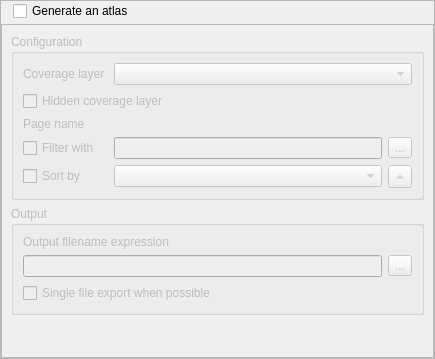
<?xml version="1.0" encoding="UTF-8"?>
<ui version="4.0">
 <class>AtlasCompositionWidgetBase</class>
 <widget class="QWidget" name="AtlasCompositionWidgetBase">
  <property name="geometry">
   <rect>
    <x>0</x>
    <y>0</y>
    <width>435</width>
    <height>359</height>
   </rect>
  </property>
  <property name="sizePolicy">
   <sizepolicy hsizetype="Expanding" vsizetype="Expanding">
    <horstretch>0</horstretch>
    <verstretch>0</verstretch>
   </sizepolicy>
  </property>
  <property name="windowTitle">
   <string>Atlas Generation</string>
  </property>
  <layout class="QVBoxLayout" name="verticalLayout">
   <property name="spacing">
    <number>0</number>
   </property>
   <property name="leftMargin">
    <number>0</number>
   </property>
   <property name="topMargin">
    <number>0</number>
   </property>
   <property name="rightMargin">
    <number>0</number>
   </property>
   <property name="bottomMargin">
    <number>0</number>
   </property>
   <item>
    <widget class="QFrame" name="verticalFrame">
     <property name="frameShape">
      <enum>QFrame::StyledPanel</enum>
     </property>
     <layout class="QGridLayout" name="gridLayout">
      <property name="leftMargin">
       <number>0</number>
      </property>
      <property name="topMargin">
       <number>0</number>
      </property>
      <property name="rightMargin">
       <number>0</number>
      </property>
      <property name="bottomMargin">
       <number>0</number>
      </property>
      <property name="horizontalSpacing">
       <number>0</number>
      </property>
      <property name="verticalSpacing">
       <number>3</number>
      </property>
      <item row="0" column="1">
       <widget class="QCheckBox" name="mUseAtlasCheckBox">
        <property name="text">
         <string>Generate an atlas</string>
        </property>
       </widget>
      </item>
      <item row="0" column="2">
       <spacer name="horizontalSpacer">
        <property name="orientation">
         <enum>Qt::Horizontal</enum>
        </property>
        <property name="sizeHint" stdset="0">
         <size>
          <width>40</width>
          <height>20</height>
         </size>
        </property>
       </spacer>
      </item>
      <item row="0" column="0">
       <spacer name="horizontalSpacer_2">
        <property name="orientation">
         <enum>Qt::Horizontal</enum>
        </property>
        <property name="sizeType">
         <enum>QSizePolicy::Fixed</enum>
        </property>
        <property name="sizeHint" stdset="0">
         <size>
          <width>12</width>
          <height>20</height>
         </size>
        </property>
       </spacer>
      </item>
      <item row="1" column="0" colspan="3">
       <widget class="QScrollArea" name="scrollArea">
        <property name="focusPolicy">
         <enum>Qt::WheelFocus</enum>
        </property>
        <property name="widgetResizable">
         <bool>true</bool>
        </property>
        <widget class="QWidget" name="scrollAreaWidgetContents">
         <property name="enabled">
          <bool>true</bool>
         </property>
         <property name="geometry">
          <rect>
           <x>0</x>
           <y>0</y>
           <width>431</width>
           <height>332</height>
          </rect>
         </property>
         <layout class="QVBoxLayout" name="mainLayout">
          <property name="bottomMargin">
           <number>0</number>
          </property>
          <item>
           <widget class="QgsCollapsibleGroupBoxBasic" name="mConfigurationGroup">
            <property name="enabled">
             <bool>false</bool>
            </property>
            <property name="focusPolicy">
             <enum>Qt::StrongFocus</enum>
            </property>
            <property name="title">
             <string>Configuration</string>
            </property>
            <property name="checkable">
             <bool>false</bool>
            </property>
            <property name="syncGroup" stdset="0">
             <string notr="true">composeritem</string>
            </property>
            <property name="collapsed" stdset="0">
             <bool>false</bool>
            </property>
            <layout class="QGridLayout" name="gridLayout_2" columnstretch="0,1,0">
             <item row="4" column="2">
              <widget class="QToolButton" name="mAtlasSortFeatureDirectionButton">
               <property name="toolTip">
                <string>Sort direction</string>
               </property>
               <property name="text">
                <string>...</string>
               </property>
               <property name="arrowType">
                <enum>Qt::UpArrow</enum>
               </property>
              </widget>
             </item>
             <item row="4" column="1">
              <widget class="QgsFieldComboBox" name="mAtlasSortFeatureKeyComboBox"/>
             </item>
             <item row="3" column="0">
              <widget class="QCheckBox" name="mAtlasFeatureFilterCheckBox">
               <property name="text">
                <string>Filter with</string>
               </property>
              </widget>
             </item>
             <item row="3" column="2">
              <widget class="QToolButton" name="mAtlasFeatureFilterButton">
               <property name="text">
                <string>...</string>
               </property>
               <property name="icon">
                <iconset>
                 <normaloff>:/images/themes/default/mIconExpression.svg</normaloff>:/images/themes/default/mIconExpression.svg</iconset>
               </property>
              </widget>
             </item>
             <item row="1" column="0" colspan="3">
              <widget class="QCheckBox" name="mAtlasHideCoverageCheckBox">
               <property name="text">
                <string>Hidden coverage layer</string>
               </property>
              </widget>
             </item>
             <item row="0" column="0">
              <widget class="QLabel" name="mHorizontalAlignementLabel">
               <property name="text">
                <string>Coverage layer </string>
               </property>
              </widget>
             </item>
             <item row="2" column="0">
              <widget class="QLabel" name="label">
               <property name="text">
                <string>Page name</string>
               </property>
              </widget>
             </item>
             <item row="3" column="1">
              <widget class="QLineEdit" name="mAtlasFeatureFilterEdit"/>
             </item>
             <item row="0" column="1" colspan="2">
              <widget class="QgsMapLayerComboBox" name="mAtlasCoverageLayerComboBox">
               <property name="sizePolicy">
                <sizepolicy hsizetype="Expanding" vsizetype="Fixed">
                 <horstretch>0</horstretch>
                 <verstretch>0</verstretch>
                </sizepolicy>
               </property>
              </widget>
             </item>
             <item row="2" column="1" colspan="2">
              <widget class="QgsFieldExpressionWidget" name="mPageNameWidget" native="true">
               <property name="sizePolicy">
                <sizepolicy hsizetype="Expanding" vsizetype="Preferred">
                 <horstretch>0</horstretch>
                 <verstretch>0</verstretch>
                </sizepolicy>
               </property>
               <property name="maximumSize">
                <size>
                 <width>16777215</width>
                 <height>16777215</height>
                </size>
               </property>
              </widget>
             </item>
             <item row="4" column="0">
              <widget class="QCheckBox" name="mAtlasSortFeatureCheckBox">
               <property name="sizePolicy">
                <sizepolicy hsizetype="Maximum" vsizetype="Fixed">
                 <horstretch>0</horstretch>
                 <verstretch>0</verstretch>
                </sizepolicy>
               </property>
               <property name="text">
                <string>Sort by</string>
               </property>
              </widget>
             </item>
            </layout>
           </widget>
          </item>
          <item>
           <widget class="QgsCollapsibleGroupBoxBasic" name="mOutputGroup">
            <property name="enabled">
             <bool>false</bool>
            </property>
            <property name="focusPolicy">
             <enum>Qt::StrongFocus</enum>
            </property>
            <property name="title">
             <string>Output</string>
            </property>
            <property name="checkable">
             <bool>false</bool>
            </property>
            <property name="syncGroup" stdset="0">
             <string notr="true">composeritem</string>
            </property>
            <property name="collapsed" stdset="0">
             <bool>false</bool>
            </property>
            <layout class="QGridLayout" name="gridLayout_3">
             <item row="0" column="0" colspan="2">
              <widget class="QLabel" name="label_4">
               <property name="text">
                <string>Output filename expression</string>
               </property>
              </widget>
             </item>
             <item row="1" column="2">
              <widget class="QToolButton" name="mAtlasFilenameExpressionButton">
               <property name="text">
                <string>...</string>
               </property>
               <property name="icon">
                <iconset>
                 <normaloff>:/images/themes/default/mIconExpression.svg</normaloff>:/images/themes/default/mIconExpression.svg</iconset>
               </property>
              </widget>
             </item>
             <item row="1" column="0" colspan="2">
              <widget class="QLineEdit" name="mAtlasFilenamePatternEdit"/>
             </item>
             <item row="2" column="0" colspan="3">
              <widget class="QCheckBox" name="mAtlasSingleFileCheckBox">
               <property name="text">
                <string>Single file export when possible</string>
               </property>
              </widget>
             </item>
            </layout>
           </widget>
          </item>
          <item>
           <spacer name="verticalSpacer">
            <property name="orientation">
             <enum>Qt::Vertical</enum>
            </property>
            <property name="sizeHint" stdset="0">
             <size>
              <width>20</width>
              <height>40</height>
             </size>
            </property>
           </spacer>
          </item>
         </layout>
        </widget>
       </widget>
      </item>
     </layout>
    </widget>
   </item>
  </layout>
 </widget>
 <customwidgets>
  <customwidget>
   <class>QgsCollapsibleGroupBoxBasic</class>
   <extends>QGroupBox</extends>
   <header>qgscollapsiblegroupbox.h</header>
   <container>1</container>
  </customwidget>
  <customwidget>
   <class>QgsMapLayerComboBox</class>
   <extends>QComboBox</extends>
   <header location="global">qgsmaplayercombobox.h</header>
  </customwidget>
  <customwidget>
   <class>QgsFieldComboBox</class>
   <extends>QComboBox</extends>
   <header location="global">qgsfieldcombobox.h</header>
  </customwidget>
  <customwidget>
   <class>QgsFieldExpressionWidget</class>
   <extends>QWidget</extends>
   <header>qgsfieldexpressionwidget.h</header>
  </customwidget>
 </customwidgets>
 <tabstops>
  <tabstop>mUseAtlasCheckBox</tabstop>
  <tabstop>mConfigurationGroup</tabstop>
  <tabstop>mAtlasCoverageLayerComboBox</tabstop>
  <tabstop>mAtlasHideCoverageCheckBox</tabstop>
  <tabstop>mAtlasFeatureFilterCheckBox</tabstop>
  <tabstop>mAtlasFeatureFilterEdit</tabstop>
  <tabstop>mAtlasFeatureFilterButton</tabstop>
  <tabstop>mAtlasSortFeatureCheckBox</tabstop>
  <tabstop>mAtlasSortFeatureKeyComboBox</tabstop>
  <tabstop>mAtlasSortFeatureDirectionButton</tabstop>
  <tabstop>mOutputGroup</tabstop>
  <tabstop>mAtlasFilenamePatternEdit</tabstop>
  <tabstop>mAtlasFilenameExpressionButton</tabstop>
  <tabstop>mAtlasSingleFileCheckBox</tabstop>
  <tabstop>scrollArea</tabstop>
 </tabstops>
 <resources>
  <include location="../../../images/images.qrc"/>
 </resources>
 <connections/>
</ui>
